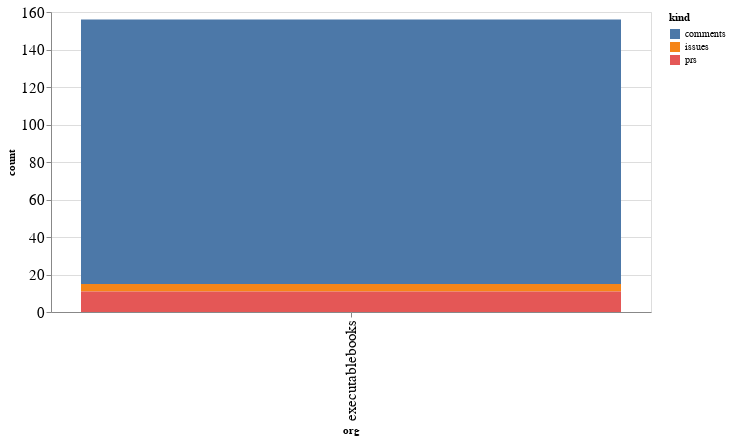

Here is the notebook cell this chart was saved with:
### Code cell
alt.Chart(org_summaries, width=600).mark_bar().encode(
    x='org',
    y='count',
    color='kind',
    tooltip="org"
)

### Figure 1 — Vega-Lite specification as saved in the notebook (floating-point values rounded to 4 significant figures)
{"config": {"axisLeft": {"labelFontSize": 15}, "axisBottom": {"labelFontSize": 15}}, "data": {"name": "data-76f73b7bd4db7a1179b1fc155e107697"}, "mark": "bar", "encoding": {"color": {"type": "nominal", "field": "kind"}, "tooltip": {"type": "nominal", "field": "org"}, "x": {"type": "nominal", "field": "org"}, "y": {"type": "quantitative", "field": "count"}}, "width": 600, "$schema": "https://vega.github.io/schema/vega-lite/v4.8.1.json", "datasets": {"data-76f73b7bd4db7a1179b1fc155e107697": [{"org": "executablebooks", "kind": "comments", "count": 141}, {"org": "executablebooks", "kind": "issues", "count": 4}, {"org": "executablebooks", "kind": "prs", "count": 11}]}}
